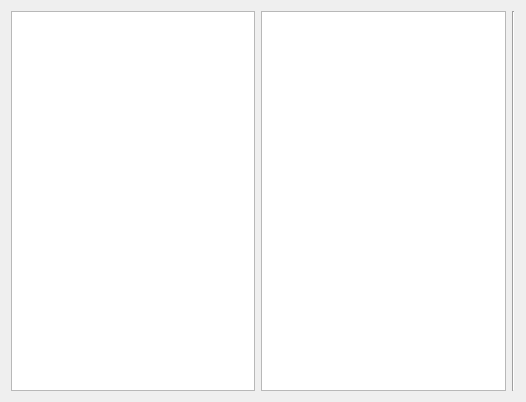
<?xml version="1.0" encoding="UTF-8"?>
<ui version="4.0">
 <class>DialogShowRESTDB</class>
 <widget class="QDialog" name="DialogShowRESTDB">
  <property name="geometry">
   <rect>
    <x>0</x>
    <y>0</y>
    <width>526</width>
    <height>402</height>
   </rect>
  </property>
  <property name="windowTitle">
   <string>Dialog</string>
  </property>
  <layout class="QGridLayout" name="gridLayout">
   <item row="0" column="0">
    <layout class="QHBoxLayout" name="horizontalLayout">
     <item>
      <widget class="QListView" name="listView">
       <property name="styleSheet">
        <string notr="true">font: 75 14pt &quot;Georgia&quot;;
color: rgb(48, 216, 41);
</string>
       </property>
      </widget>
     </item>
     <item>
      <widget class="QListView" name="placesListView">
       <property name="styleSheet">
        <string notr="true">color: rgb(255, 128, 243);
font: 75 14pt &quot;Didot&quot;;</string>
       </property>
      </widget>
     </item>
     <item>
      <widget class="Line" name="line">
       <property name="orientation">
        <enum>Qt::Vertical</enum>
       </property>
      </widget>
     </item>
    </layout>
   </item>
  </layout>
 </widget>
 <resources/>
 <connections/>
</ui>
